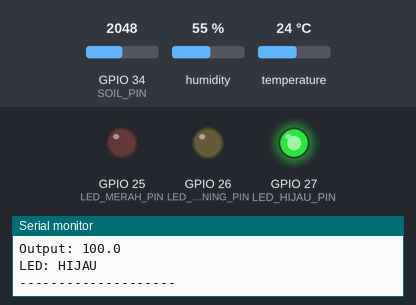
Recording of a sketch running on a simulated ESP32. On the bench: output pins drawn as LEDs (lit = HIGH), the last lines printed to the serial monitor. The test bench sets the inputs (shaded band); at power-on: GPIO 34 (SOIL_PIN) = 2048, humidity 55 %, temperature 24 °C.

Above: at 2.8 s.
2.9 s: GPIO 34 (SOIL_PIN) set to 2093
5.6 s: GPIO 34 (SOIL_PIN) set to 2201
At 7.1 s:
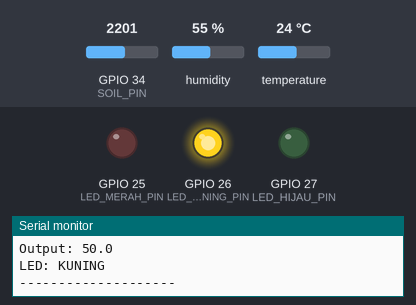
8.3 s: GPIO 34 (SOIL_PIN) set to 2422
11.2 s: GPIO 34 (SOIL_PIN) set to 2527
At 12.5 s:
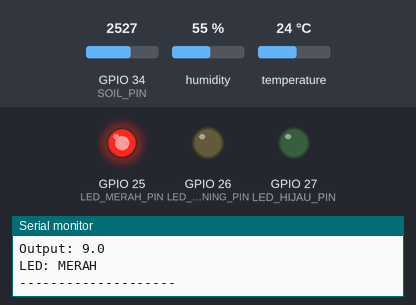
13.9 s: GPIO 34 (SOIL_PIN) set to 2047
At 15.5 s:
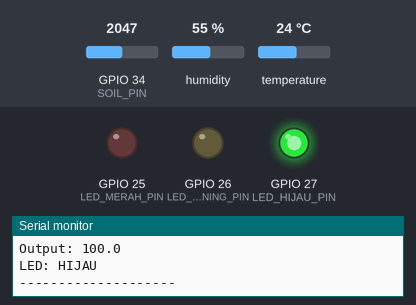
16.6 s: GPIO 34 (SOIL_PIN) set to 2866
At 19.1 s:
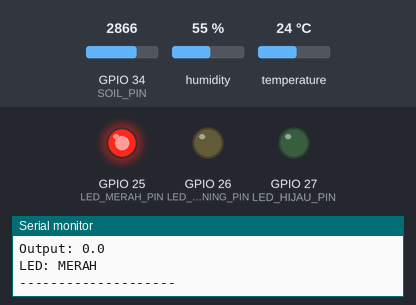
Timing chart, 0 to 20.5 s (numbered marks = the images above; inputs shaded):
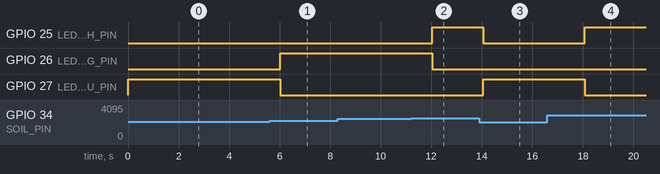

The sketch:

percobaan2.ino
```cpp
#include <DHT.h>

#define SOIL_PIN 34

#define DHT_PIN 4
#define DHT_TYPE DHT22

#define LED_MERAH_PIN 25
#define LED_KUNING_PIN 26
#define LED_HIJAU_PIN 27

DHT dht(DHT_PIN, DHT_TYPE);

const int SOIL_DRY_RAW = 3000;
const int SOIL_WET_RAW = 1200;


float suhuDingin(float x)
{
  if (x <= 24) return 1.0;
  if (x >= 28) return 0.0;

  return (28.0 - x) / (28.0 - 24.0);
}

float suhuSedang(float x)
{
  if (x <= 25 || x >= 45) return 0.0;
  if (x == 30) return 1.0;

  if (x < 30)
    return (x - 25.0) / (30.0 - 25.0);

  return (45.0 - x) / (45.0 - 30.0);
}

float suhuPanas(float x)
{
  if (x <= 40) return 0.0;
  if (x >= 60) return 0.0;
  if (x <= 50)
    return (x - 40.0) / (50.0 - 40.0);

  return (60.0 - x) / (60.0 - 50.0);
}


float tanahKering(float x)
{
  if (x <= 20) return 1.0;
  if (x >= 35) return 0.0;

  return (35.0 - x) / (35.0 - 20.0);
}

float tanahLembap(float x)
{
  if (x <= 25 || x >= 50) return 0.0;
  if (x == 35) return 1.0;

  if (x < 35)
    return (x - 25.0) / (35.0 - 25.0);

  return (50.0 - x) / (50.0 - 35.0);
}

float tanahBasah(float x)
{
  if (x <= 45) return 0.0;
  if (x >= 70) return 1.0;
  return (x - 45.0) / (70.0 - 45.0);
}


void setLED(int ledPin)
{
  digitalWrite(LED_MERAH_PIN, LOW);
  digitalWrite(LED_KUNING_PIN, LOW);
  digitalWrite(LED_HIJAU_PIN, LOW);

  digitalWrite(ledPin, HIGH);
}


void setup()
{
  Serial.begin(115200);

  dht.begin();

  pinMode(LED_MERAH_PIN, OUTPUT);
  pinMode(LED_KUNING_PIN, OUTPUT);
  pinMode(LED_HIJAU_PIN, OUTPUT);

  digitalWrite(LED_MERAH_PIN, LOW);
  digitalWrite(LED_KUNING_PIN, LOW);
  digitalWrite(LED_HIJAU_PIN, LOW);
}


void loop()
{
  float temperature = dht.readTemperature();

  int rawSoil = analogRead(SOIL_PIN);

  float soilPercent =
    ((float)(SOIL_DRY_RAW - rawSoil) /
     (SOIL_DRY_RAW - SOIL_WET_RAW)) * 100.0;

  soilPercent = constrain(soilPercent, 0, 100);

  if (isnan(temperature))
  {
    Serial.println("Gagal membaca DHT22");
    delay(2000);
    return;
  }


  float dingin = suhuDingin(temperature);
  float sedang = suhuSedang(temperature);
  float panas  = suhuPanas(temperature);

  float kering = tanahKering(soilPercent);
  float lembap = tanahLembap(soilPercent);
  float basah  = tanahBasah(soilPercent);


  float r1 = min(dingin, kering);
  float r2 = min(dingin, lembap);
  float r3 = min(dingin, basah);

  float r4 = min(sedang, kering);
  float r5 = min(sedang, lembap);
  float r6 = min(sedang, basah);

  float r7 = min(panas, kering);
  float r8 = min(panas, lembap);
  float r9 = min(panas, basah);


  float numerator =
      (r1 * 0)   +
      (r2 * 50)  +
      (r3 * 100) +
      (r4 * 0)   +
      (r5 * 100) +
      (r6 * 100) +
      (r7 * 0)   +
      (r8 * 50)  +
      (r9 * 50);

  float denominator =
      r1 + r2 + r3 +
      r4 + r5 + r6 +
      r7 + r8 + r9;

  float output = 0;

  if (denominator > 0)
  {
    output = numerator / denominator;
  }


  String ledStatus;

  if (output >= 75)
  {
    setLED(LED_HIJAU_PIN);
    ledStatus = "HIJAU";
  }
  else if (output >= 25)
  {
    setLED(LED_KUNING_PIN);
    ledStatus = "KUNING";
  }
  else
  {
    setLED(LED_MERAH_PIN);
    ledStatus = "MERAH";
  }


  Serial.print("Suhu: ");
  Serial.print(temperature, 1);
  Serial.println(" C");

  Serial.print("Kelembapan Tanah: ");
  Serial.print(soilPercent, 1);
  Serial.println(" %");

  Serial.print("Output: ");
  Serial.println(output, 1);

  Serial.print("LED: ");
  Serial.println(ledStatus);

  Serial.println("--------------------");

  delay(2000);
}
```

Measured:
- the behaviour switches between 2133 and 2134 on GPIO 34 (SOIL_PIN) (found by bisection; images 0 and 1)
- the behaviour switches between 2478 and 2479 on GPIO 34 (SOIL_PIN) (found by bisection; images 1 and 2)
- after the input at 5.6 s, GPIO 26 (LED_KUNING_PIN): LOW → HIGH after 0.43 s; GPIO 27 (LED_HIJAU_PIN): HIGH → LOW after 0.43 s
- after the input at 11.2 s, GPIO 25 (LED_MERAH_PIN): LOW → HIGH after 0.85 s; GPIO 26 (LED_KUNING_PIN): HIGH → LOW after 0.85 s
- after the input at 13.9 s, GPIO 25 (LED_MERAH_PIN): HIGH → LOW after 0.16 s; GPIO 27 (LED_HIJAU_PIN): LOW → HIGH after 0.16 s
- after the input at 16.6 s, GPIO 25 (LED_MERAH_PIN): LOW → HIGH after 1.5 s; GPIO 27 (LED_HIJAU_PIN): HIGH → LOW after 1.5 s
